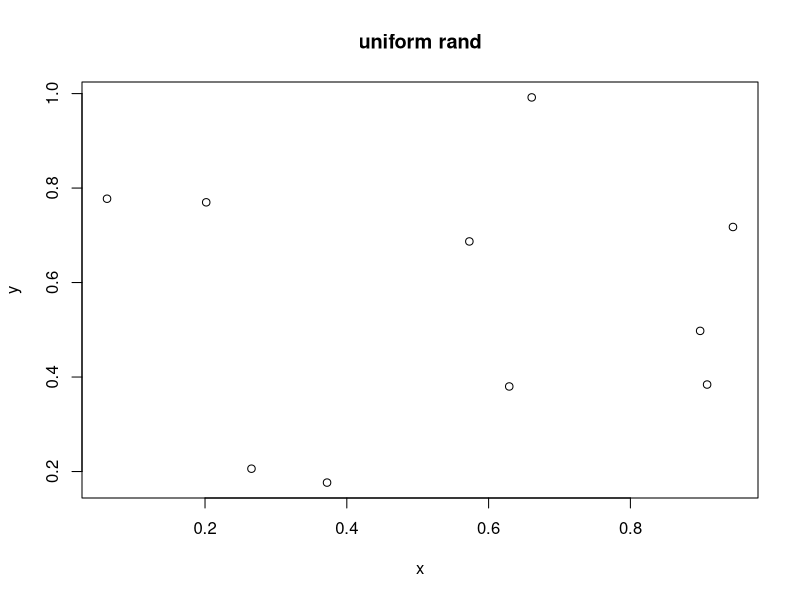

Recreate this plot in R.
##########################################################################################################################################

#(주의) ->  순차적으로 코드를 실행하는 것을 권함!

#에러 발생 시 github Finance/R-Finance-Programming 경로에 issue를 남기면 확인

##########################################################################################################################################



### plot (그래프)

## 고수준 그래프 함수

# 그래프 설정하기.

# 고수준의 그래프 함수는 함수의 인수를 이용해서 축과 문자표시 등에 대한 설정을 할 수 있다.
# 하지만 별도로 제공되는 함수(par 함수 또는 저수준 그래프 함수 등)를 통해서 보다 정밀하게 설정 가능.
# 그래프 함수의 인수를 통해 설정하는 방법 확인.

##########################################################################################################################################

### main: 그래프 제목.

# main 인수는 그래프의 제목을 지정해준다.

# set.seed는 난수 생성.

# 주로는 시뮬레이션이나 혹은 예제를 설명하기 위한 테스트 파일 등을 형성하는 것이 목적.
# 난수는 일양난수 (uniform random numbers)로 동전의 앞뒷면 던지기나 혹은 주사위의 눈처럼 결과에 규칙성이 없고 (무규칙성), 

# 횟수를 늘리면 확률이 일정한 (등확률성) 난수
# 또한 같은 알고리즘을 여러번 실행하더라도 다른 숫자가 나오도록 시작 숫자는 현재 시간 등을 사용해서 매번 바꿔준다.


# runif () 에서 () 안에 원하는 수의 난수를 형성하도록 할 수 있음. 만드는 난수는 기본적으로 0과 1 사이의 임의의 수.

set.seed(1)

x<-runif(10)
y<-runif(10)
plot(x,y,main = "uniform rand")

graphics.off()                    # 그래프 지워주는 함수.

############################################################결과값(print)#################################################################

# uniform rand 그래프 찍어보기.


##########################################################################################################################################
